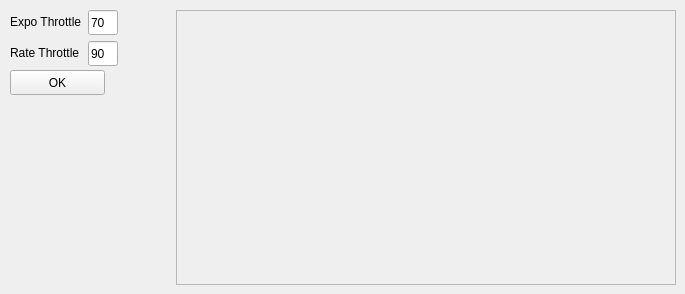
      <widget class="QWidget" name="tab_ThrottleExpo">
       <attribute name="title">
        <string>Throttle Expo</string>
       </attribute>
       <widget class="QScrollArea" name="scrollArea_Charts_ThroExpo">
        <property name="geometry">
         <rect>
          <x>176</x>
          <y>10</y>
          <width>500</width>
          <height>275</height>
         </rect>
        </property>
        <property name="styleSheet">
         <string notr="true">padding: 10px;</string>
        </property>
        <property name="widgetResizable">
         <bool>true</bool>
        </property>
        <widget class="QWidget" name="scrollAreaWidgetContents_7">
         <property name="geometry">
          <rect>
           <x>0</x>
           <y>0</y>
           <width>478</width>
           <height>253</height>
          </rect>
         </property>
        </widget>
       </widget>
       <widget class="QPushButton" name="btn_OK_ExpoPitch_3">
        <property name="geometry">
         <rect>
          <x>10</x>
          <y>70</y>
          <width>95</width>
          <height>25</height>
         </rect>
        </property>
        <property name="minimumSize">
         <size>
          <width>95</width>
          <height>25</height>
         </size>
        </property>
        <property name="maximumSize">
         <size>
          <width>95</width>
          <height>40</height>
         </size>
        </property>
        <property name="font">
         <font>
          <family>Arial</family>
          <pointsize>9</pointsize>
         </font>
        </property>
        <property name="text">
         <string>OK</string>
        </property>
       </widget>
       <widget class="QWidget" name="layoutWidget_11">
        <property name="geometry">
         <rect>
          <x>10</x>
          <y>10</y>
          <width>109</width>
          <height>58</height>
         </rect>
        </property>
        <layout class="QFormLayout" name="formLayout_5">
         <item row="0" column="0">
          <widget class="QLabel" name="label_expo_thro">
           <property name="font">
            <font>
             <family>Arial</family>
             <pointsize>9</pointsize>
            </font>
           </property>
           <property name="text">
            <string>Expo Throttle</string>
           </property>
          </widget>
         </item>
         <item row="0" column="1">
          <widget class="QLineEdit" name="lineEdit_expoPitch_3">
           <property name="minimumSize">
            <size>
             <width>30</width>
             <height>25</height>
            </size>
           </property>
           <property name="maximumSize">
            <size>
             <width>30</width>
             <height>25</height>
            </size>
           </property>
           <property name="font">
            <font>
             <family>Arial</family>
             <pointsize>9</pointsize>
            </font>
           </property>
           <property name="text">
            <string>70</string>
           </property>
          </widget>
         </item>
         <item row="1" column="0">
          <widget class="QLabel" name="label_rate_thro">
           <property name="font">
            <font>
             <family>Arial</family>
             <pointsize>9</pointsize>
            </font>
           </property>
           <property name="text">
            <string>Rate Throttle</string>
           </property>
          </widget>
         </item>
         <item row="1" column="1">
          <widget class="QLineEdit" name="lineEdit_ratePitch_3">
           <property name="minimumSize">
            <size>
             <width>30</width>
             <height>25</height>
            </size>
           </property>
           <property name="maximumSize">
            <size>
             <width>30</width>
             <height>25</height>
            </size>
           </property>
           <property name="font">
            <font>
             <family>Arial</family>
             <pointsize>9</pointsize>
            </font>
           </property>
           <property name="text">
            <string>90</string>
           </property>
          </widget>
         </item>
        </layout>
       </widget>
      </widget>
